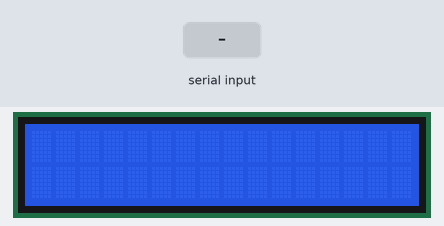
A sketch run on a simulated Arduino Uno, built with avr-gcc and run on an emulated ATmega328P. Shown: 16×2 character LCD. The test bench sets the inputs (shaded band). What the sketch prints to the serial monitor is not drawn.

Above: at 1.0 s.
1.1 s: "90,45\n" received over Serial
At 1.2 s:
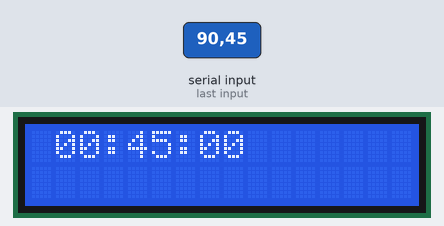
At 1.65 s:
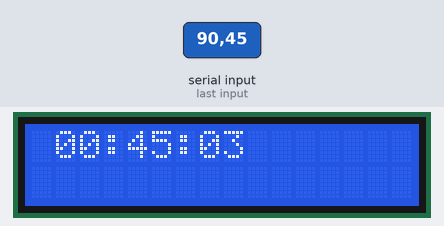
Timing chart, 0 to 4.1 s (numbered marks = the images above; inputs shaded):
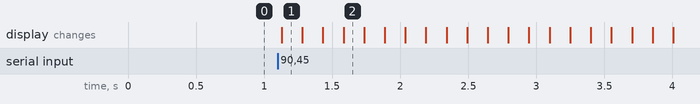

The sketch:

lab6.ino
```cpp
/*
 * CS 362 - Lab #6
 * Bresia Prudente (bprude2)
 *
 */

#include <LiquidCrystal.h>
#include <Time.h>

LiquidCrystal lcd(12, 11, 5, 4, 3, 2);
int inSecond = 0;
int inMinute = 0;
int inHour = 0;

void setup(){

  Serial.begin(9600);
  lcd.begin(16, 2);

  //Prompt user input for hours
  Serial.println("Enter the hour.");
  while(Serial.available() == 0){}
  inHour = Serial.parseInt();  // numerical char into integer
  Serial.print("Hours I received: ");
  Serial.println(inHour);
  // Make sure the hours are valid
  if(inHour > 24){
    Serial.println("Hour value is invalid!");
    inHour = 0;  // print this as default
  }

  //Prompt user input for minutes
  Serial.println("Enter the minute.");
  while(Serial.available() == 0){}
  inMinute = Serial.parseInt();  // numerial char into integer
  Serial.print("Minutes I received: ");
  Serial.println(inMinute);
  // Make sure the minutes are valid
  if(inMinute > 60){
    Serial.println("Minute value is invalid!");
    inMinute = 0;  // print this as default
  }
}//end setup

void loop(){

  // To print the time
  lcd.setCursor(1,0);
  // Print the hour
  if(inHour < 10){
    lcd.print('0');
    lcd.print(inHour);
  }
  else
    lcd.print(inHour);
  // Print the minute
  lcd.print(":");
  if(inMinute < 10){
    lcd.print('0');
    lcd.print(inMinute);
  }
  else
    lcd.print(inMinute);
  // Print the seconds
  lcd.print(":");
  if(inSecond < 10){
    lcd.print('0');
    lcd.print(inSecond);
  }
  else
    lcd.print(inSecond);

  // Increment some values as time goes on
  if(inSecond == 60){
    inMinute++;
    inSecond = 0;
  }
  if(inMinute == 60){
    inHour++;
    inMinute = 0;
  }
  // Reset hours once it reaches 24
  if(inHour == 24){
    inHour = 0;
  }

  inSecond++;  //increment seconds
  delay(150);  //indicates tick speed

}//end loop
```

Measured:
- after the input at 1.1 s, the display: changes at once (image 1)
